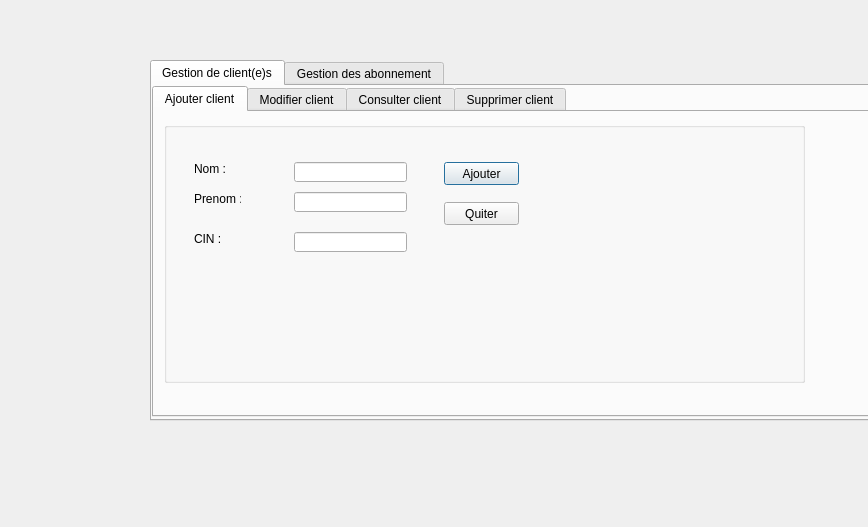
<?xml version="1.0" encoding="UTF-8"?>
<ui version="4.0">
 <class>Dialog</class>
 <widget class="QDialog" name="Dialog">
  <property name="geometry">
   <rect>
    <x>0</x>
    <y>0</y>
    <width>868</width>
    <height>527</height>
   </rect>
  </property>
  <property name="windowTitle">
   <string>Dialog</string>
  </property>
  <widget class="QTabWidget" name="tabWidget">
   <property name="geometry">
    <rect>
     <x>150</x>
     <y>60</y>
     <width>721</width>
     <height>361</height>
    </rect>
   </property>
   <property name="currentIndex">
    <number>0</number>
   </property>
   <widget class="QWidget" name="Tab">
    <attribute name="title">
     <string>Gestion de client(e)s</string>
    </attribute>
    <widget class="QTabWidget" name="tabWidget_2">
     <property name="geometry">
      <rect>
       <x>0</x>
       <y>0</y>
       <width>721</width>
       <height>331</height>
      </rect>
     </property>
     <property name="currentIndex">
      <number>0</number>
     </property>
     <widget class="QWidget" name="tab_3">
      <attribute name="title">
       <string>Ajouter client</string>
      </attribute>
      <widget class="QGroupBox" name="ajouter_emp">
       <property name="geometry">
        <rect>
         <x>10</x>
         <y>10</y>
         <width>641</width>
         <height>261</height>
        </rect>
       </property>
       <property name="title">
        <string/>
       </property>
       <widget class="QLabel" name="label">
        <property name="geometry">
         <rect>
          <x>30</x>
          <y>40</y>
          <width>47</width>
          <height>13</height>
         </rect>
        </property>
        <property name="text">
         <string>Nom :</string>
        </property>
       </widget>
       <widget class="QLabel" name="label_2">
        <property name="geometry">
         <rect>
          <x>30</x>
          <y>70</y>
          <width>47</width>
          <height>13</height>
         </rect>
        </property>
        <property name="text">
         <string>Prenom :</string>
        </property>
       </widget>
       <widget class="QLabel" name="label_3">
        <property name="geometry">
         <rect>
          <x>30</x>
          <y>110</y>
          <width>47</width>
          <height>13</height>
         </rect>
        </property>
        <property name="text">
         <string>CIN :</string>
        </property>
       </widget>
       <widget class="QLineEdit" name="lineEdit_nom">
        <property name="geometry">
         <rect>
          <x>130</x>
          <y>40</y>
          <width>113</width>
          <height>20</height>
         </rect>
        </property>
       </widget>
       <widget class="QLineEdit" name="lineEdit_prenom">
        <property name="geometry">
         <rect>
          <x>130</x>
          <y>70</y>
          <width>113</width>
          <height>20</height>
         </rect>
        </property>
       </widget>
       <widget class="QLineEdit" name="lineEdit_cin">
        <property name="geometry">
         <rect>
          <x>130</x>
          <y>110</y>
          <width>113</width>
          <height>20</height>
         </rect>
        </property>
        <property name="maxLength">
         <number>8</number>
        </property>
       </widget>
       <widget class="QPushButton" name="pushButton_ajoutercli">
        <property name="geometry">
         <rect>
          <x>280</x>
          <y>40</y>
          <width>75</width>
          <height>23</height>
         </rect>
        </property>
        <property name="text">
         <string>Ajouter</string>
        </property>
       </widget>
       <widget class="QPushButton" name="pushButton_2">
        <property name="geometry">
         <rect>
          <x>280</x>
          <y>80</y>
          <width>75</width>
          <height>23</height>
         </rect>
        </property>
        <property name="text">
         <string>Quiter</string>
        </property>
       </widget>
      </widget>
     </widget>
     <widget class="QWidget" name="tab_4">
      <attribute name="title">
       <string>Modifier client</string>
      </attribute>
      <widget class="QGroupBox" name="modifier_emp">
       <property name="geometry">
        <rect>
         <x>0</x>
         <y>0</y>
         <width>681</width>
         <height>251</height>
        </rect>
       </property>
       <property name="title">
        <string/>
       </property>
       <widget class="QGroupBox" name="ajouter_emp_2">
        <property name="geometry">
         <rect>
          <x>0</x>
          <y>0</y>
          <width>641</width>
          <height>241</height>
         </rect>
        </property>
        <property name="title">
         <string/>
        </property>
        <widget class="QLabel" name="label_17">
         <property name="geometry">
          <rect>
           <x>30</x>
           <y>70</y>
           <width>47</width>
           <height>13</height>
          </rect>
         </property>
         <property name="text">
          <string>Nom :</string>
         </property>
        </widget>
        <widget class="QLabel" name="label_18">
         <property name="geometry">
          <rect>
           <x>30</x>
           <y>100</y>
           <width>47</width>
           <height>13</height>
          </rect>
         </property>
         <property name="text">
          <string>Prenom :</string>
         </property>
        </widget>
        <widget class="QLineEdit" name="lineEdit_mnom">
         <property name="geometry">
          <rect>
           <x>130</x>
           <y>70</y>
           <width>113</width>
           <height>20</height>
          </rect>
         </property>
        </widget>
        <widget class="QLineEdit" name="lineEdit_mprenom">
         <property name="geometry">
          <rect>
           <x>130</x>
           <y>100</y>
           <width>113</width>
           <height>20</height>
          </rect>
         </property>
        </widget>
        <widget class="QPushButton" name="pushButton_4">
         <property name="geometry">
          <rect>
           <x>240</x>
           <y>170</y>
           <width>75</width>
           <height>23</height>
          </rect>
         </property>
         <property name="text">
          <string>Retour</string>
         </property>
        </widget>
        <widget class="QPushButton" name="pushButton_modifiercli">
         <property name="geometry">
          <rect>
           <x>150</x>
           <y>170</y>
           <width>75</width>
           <height>23</height>
          </rect>
         </property>
         <property name="text">
          <string>Modifier</string>
         </property>
        </widget>
        <widget class="QLabel" name="label_7">
         <property name="geometry">
          <rect>
           <x>20</x>
           <y>10</y>
           <width>161</width>
           <height>41</height>
          </rect>
         </property>
         <property name="text">
          <string>Le CIN client à modifier :</string>
         </property>
        </widget>
        <widget class="QLineEdit" name="lineEdit_cinm">
         <property name="geometry">
          <rect>
           <x>170</x>
           <y>20</y>
           <width>113</width>
           <height>20</height>
          </rect>
         </property>
        </widget>
       </widget>
      </widget>
     </widget>
     <widget class="QWidget" name="tab_5">
      <attribute name="title">
       <string>Consulter client</string>
      </attribute>
      <widget class="QTableView" name="tab_employe">
       <property name="geometry">
        <rect>
         <x>10</x>
         <y>40</y>
         <width>591</width>
         <height>261</height>
        </rect>
       </property>
      </widget>
      <widget class="QPushButton" name="pushButton_trinom">
       <property name="geometry">
        <rect>
         <x>10</x>
         <y>10</y>
         <width>75</width>
         <height>23</height>
        </rect>
       </property>
       <property name="text">
        <string>Trier par nom</string>
       </property>
      </widget>
      <widget class="QPushButton" name="pushButton_trisalaire">
       <property name="geometry">
        <rect>
         <x>100</x>
         <y>10</y>
         <width>91</width>
         <height>23</height>
        </rect>
       </property>
       <property name="text">
        <string>Trier par salaire</string>
       </property>
      </widget>
      <widget class="QPushButton" name="pushButton_tricin">
       <property name="geometry">
        <rect>
         <x>210</x>
         <y>10</y>
         <width>75</width>
         <height>23</height>
        </rect>
       </property>
       <property name="text">
        <string>Trier par CIN</string>
       </property>
      </widget>
      <widget class="QPushButton" name="pushButton_rechercheremp">
       <property name="geometry">
        <rect>
         <x>610</x>
         <y>10</y>
         <width>75</width>
         <height>23</height>
        </rect>
       </property>
       <property name="text">
        <string>Rechercher</string>
       </property>
      </widget>
      <widget class="QLineEdit" name="lineEdit_emprech">
       <property name="geometry">
        <rect>
         <x>490</x>
         <y>10</y>
         <width>113</width>
         <height>20</height>
        </rect>
       </property>
       <property name="maxLength">
        <number>20</number>
       </property>
      </widget>
      <widget class="QComboBox" name="comboBox">
       <property name="geometry">
        <rect>
         <x>358</x>
         <y>10</y>
         <width>121</width>
         <height>22</height>
        </rect>
       </property>
       <item>
        <property name="text">
         <string>salaire</string>
        </property>
       </item>
       <item>
        <property name="text">
         <string>cin</string>
        </property>
       </item>
       <item>
        <property name="text">
         <string>nom</string>
        </property>
       </item>
      </widget>
      <widget class="QPushButton" name="pushButton_imprimer">
       <property name="geometry">
        <rect>
         <x>610</x>
         <y>60</y>
         <width>75</width>
         <height>23</height>
        </rect>
       </property>
       <property name="text">
        <string>Imprimer</string>
       </property>
      </widget>
      <widget class="QPushButton" name="pushButton_pdf">
       <property name="geometry">
        <rect>
         <x>610</x>
         <y>90</y>
         <width>75</width>
         <height>23</height>
        </rect>
       </property>
       <property name="text">
        <string>PDF</string>
       </property>
      </widget>
     </widget>
     <widget class="QWidget" name="tab_6">
      <attribute name="title">
       <string>Supprimer client</string>
      </attribute>
      <widget class="QGroupBox" name="supprimer_emp">
       <property name="geometry">
        <rect>
         <x>20</x>
         <y>10</y>
         <width>531</width>
         <height>201</height>
        </rect>
       </property>
       <property name="title">
        <string/>
       </property>
       <widget class="QLabel" name="label_8">
        <property name="geometry">
         <rect>
          <x>20</x>
          <y>60</y>
          <width>161</width>
          <height>41</height>
         </rect>
        </property>
        <property name="text">
         <string>Le CIN client à supprimer :</string>
        </property>
       </widget>
       <widget class="QLineEdit" name="lineEdit_supcin">
        <property name="geometry">
         <rect>
          <x>180</x>
          <y>70</y>
          <width>113</width>
          <height>20</height>
         </rect>
        </property>
        <property name="maxLength">
         <number>8</number>
        </property>
       </widget>
       <widget class="QPushButton" name="pushButton_suprclient">
        <property name="geometry">
         <rect>
          <x>330</x>
          <y>70</y>
          <width>75</width>
          <height>23</height>
         </rect>
        </property>
        <property name="text">
         <string>Supprimer</string>
        </property>
       </widget>
       <widget class="QPushButton" name="pushButton_retourspr">
        <property name="geometry">
         <rect>
          <x>330</x>
          <y>100</y>
          <width>75</width>
          <height>23</height>
         </rect>
        </property>
        <property name="text">
         <string>Retour</string>
        </property>
       </widget>
      </widget>
     </widget>
    </widget>
   </widget>
   <widget class="QWidget" name="tab_2">
    <attribute name="title">
     <string>Gestion des abonnement</string>
    </attribute>
    <widget class="QTabWidget" name="tabWidget_3">
     <property name="geometry">
      <rect>
       <x>0</x>
       <y>0</y>
       <width>711</width>
       <height>291</height>
      </rect>
     </property>
     <property name="currentIndex">
      <number>0</number>
     </property>
     <widget class="QWidget" name="tab_7">
      <attribute name="title">
       <string>Ajouter abonnement</string>
      </attribute>
      <widget class="QGroupBox" name="ajout_auth">
       <property name="geometry">
        <rect>
         <x>0</x>
         <y>10</y>
         <width>641</width>
         <height>231</height>
        </rect>
       </property>
       <property name="title">
        <string/>
       </property>
       <widget class="QLineEdit" name="lineEditnometprenom">
        <property name="geometry">
         <rect>
          <x>170</x>
          <y>40</y>
          <width>113</width>
          <height>20</height>
         </rect>
        </property>
       </widget>
       <widget class="QLabel" name="label_9">
        <property name="geometry">
         <rect>
          <x>50</x>
          <y>40</y>
          <width>91</width>
          <height>16</height>
         </rect>
        </property>
        <property name="text">
         <string>Nom d'utilisateur :</string>
        </property>
       </widget>
       <widget class="QLabel" name="label_11">
        <property name="geometry">
         <rect>
          <x>50</x>
          <y>120</y>
          <width>81</width>
          <height>16</height>
         </rect>
        </property>
        <property name="text">
         <string>Mot de passe :</string>
        </property>
       </widget>
       <widget class="QLineEdit" name="lineEdit_mdp">
        <property name="geometry">
         <rect>
          <x>170</x>
          <y>120</y>
          <width>113</width>
          <height>20</height>
         </rect>
        </property>
       </widget>
       <widget class="QPushButton" name="pushButton_ajoutprofil">
        <property name="geometry">
         <rect>
          <x>390</x>
          <y>60</y>
          <width>75</width>
          <height>23</height>
         </rect>
        </property>
        <property name="text">
         <string>Ajouter</string>
        </property>
       </widget>
       <widget class="QPushButton" name="pushButton_6">
        <property name="geometry">
         <rect>
          <x>390</x>
          <y>90</y>
          <width>75</width>
          <height>23</height>
         </rect>
        </property>
        <property name="text">
         <string>Quitter</string>
        </property>
       </widget>
       <widget class="QLabel" name="label_13">
        <property name="geometry">
         <rect>
          <x>50</x>
          <y>80</y>
          <width>101</width>
          <height>16</height>
         </rect>
        </property>
        <property name="text">
         <string>Identifiant :</string>
        </property>
       </widget>
       <widget class="QLineEdit" name="lineEdit_id">
        <property name="geometry">
         <rect>
          <x>170</x>
          <y>80</y>
          <width>113</width>
          <height>20</height>
         </rect>
        </property>
       </widget>
      </widget>
     </widget>
     <widget class="QWidget" name="tab_9">
      <attribute name="title">
       <string>Modifier abonnement</string>
      </attribute>
      <widget class="QGroupBox" name="modifier_auth">
       <property name="geometry">
        <rect>
         <x>0</x>
         <y>0</y>
         <width>671</width>
         <height>261</height>
        </rect>
       </property>
       <property name="title">
        <string/>
       </property>
       <widget class="QGroupBox" name="ajouter_emp_3">
        <property name="geometry">
         <rect>
          <x>0</x>
          <y>0</y>
          <width>641</width>
          <height>241</height>
         </rect>
        </property>
        <property name="title">
         <string/>
        </property>
        <widget class="QGroupBox" name="ajout_auth_2">
         <property name="geometry">
          <rect>
           <x>0</x>
           <y>0</y>
           <width>641</width>
           <height>231</height>
          </rect>
         </property>
         <property name="title">
          <string/>
         </property>
         <widget class="QLineEdit" name="mnom">
          <property name="geometry">
           <rect>
            <x>170</x>
            <y>70</y>
            <width>113</width>
            <height>20</height>
           </rect>
          </property>
         </widget>
         <widget class="QLabel" name="label_34">
          <property name="geometry">
           <rect>
            <x>50</x>
            <y>70</y>
            <width>91</width>
            <height>16</height>
           </rect>
          </property>
          <property name="text">
           <string>Nom d'utilisateur :</string>
          </property>
         </widget>
         <widget class="QLabel" name="label_36">
          <property name="geometry">
           <rect>
            <x>50</x>
            <y>110</y>
            <width>81</width>
            <height>16</height>
           </rect>
          </property>
          <property name="text">
           <string>Mot de passe :</string>
          </property>
         </widget>
         <widget class="QLineEdit" name="lineEdit_mmdp">
          <property name="geometry">
           <rect>
            <x>170</x>
            <y>110</y>
            <width>113</width>
            <height>20</height>
           </rect>
          </property>
         </widget>
         <widget class="QPushButton" name="pushButton_modifierprofil">
          <property name="geometry">
           <rect>
            <x>390</x>
            <y>60</y>
            <width>75</width>
            <height>23</height>
           </rect>
          </property>
          <property name="text">
           <string>Modifier</string>
          </property>
         </widget>
         <widget class="QPushButton" name="pushButton_5">
          <property name="geometry">
           <rect>
            <x>390</x>
            <y>90</y>
            <width>75</width>
            <height>23</height>
           </rect>
          </property>
          <property name="text">
           <string>Retour</string>
          </property>
         </widget>
         <widget class="QLabel" name="label_14">
          <property name="geometry">
           <rect>
            <x>50</x>
            <y>20</y>
            <width>161</width>
            <height>41</height>
           </rect>
          </property>
          <property name="text">
           <string>L'id de l'admin à modifier :</string>
          </property>
         </widget>
         <widget class="QLineEdit" name="lineEdit_mid">
          <property name="geometry">
           <rect>
            <x>180</x>
            <y>30</y>
            <width>113</width>
            <height>20</height>
           </rect>
          </property>
         </widget>
        </widget>
       </widget>
      </widget>
     </widget>
     <widget class="QWidget" name="tab_8">
      <attribute name="title">
       <string>Consulterabonnement</string>
      </attribute>
      <widget class="QTableView" name="tableView_profil">
       <property name="geometry">
        <rect>
         <x>10</x>
         <y>40</y>
         <width>491</width>
         <height>231</height>
        </rect>
       </property>
      </widget>
      <widget class="QPushButton" name="trinomprofil">
       <property name="geometry">
        <rect>
         <x>520</x>
         <y>50</y>
         <width>75</width>
         <height>23</height>
        </rect>
       </property>
       <property name="text">
        <string>Trier par nom</string>
       </property>
      </widget>
      <widget class="QPushButton" name="triidprofil">
       <property name="geometry">
        <rect>
         <x>520</x>
         <y>80</y>
         <width>75</width>
         <height>23</height>
        </rect>
       </property>
       <property name="text">
        <string>Trier par id</string>
       </property>
      </widget>
      <widget class="QLineEdit" name="lineEdit_profilrech">
       <property name="geometry">
        <rect>
         <x>170</x>
         <y>10</y>
         <width>113</width>
         <height>20</height>
        </rect>
       </property>
       <property name="maxLength">
        <number>20</number>
       </property>
      </widget>
      <widget class="QPushButton" name="pushButton_rechprofil">
       <property name="geometry">
        <rect>
         <x>290</x>
         <y>10</y>
         <width>75</width>
         <height>23</height>
        </rect>
       </property>
       <property name="text">
        <string>Rechercher</string>
       </property>
      </widget>
      <widget class="QPushButton" name="pushButton">
       <property name="geometry">
        <rect>
         <x>520</x>
         <y>240</y>
         <width>75</width>
         <height>23</height>
        </rect>
       </property>
       <property name="text">
        <string>Quitter</string>
       </property>
      </widget>
      <widget class="QPushButton" name="pushButton_imprimerprofil">
       <property name="geometry">
        <rect>
         <x>520</x>
         <y>130</y>
         <width>75</width>
         <height>23</height>
        </rect>
       </property>
       <property name="text">
        <string>Imprimer</string>
       </property>
      </widget>
      <widget class="QPushButton" name="pushButton_pdfprofil">
       <property name="geometry">
        <rect>
         <x>520</x>
         <y>160</y>
         <width>75</width>
         <height>23</height>
        </rect>
       </property>
       <property name="text">
        <string>PDF</string>
       </property>
      </widget>
      <widget class="QComboBox" name="comboBox_2">
       <property name="geometry">
        <rect>
         <x>40</x>
         <y>10</y>
         <width>121</width>
         <height>22</height>
        </rect>
       </property>
       <item>
        <property name="text">
         <string>id</string>
        </property>
       </item>
       <item>
        <property name="text">
         <string>nometprenom</string>
        </property>
       </item>
      </widget>
     </widget>
     <widget class="QWidget" name="tab_10">
      <attribute name="title">
       <string>Retirer abonnement</string>
      </attribute>
      <widget class="QGroupBox" name="supprimer_auth">
       <property name="geometry">
        <rect>
         <x>10</x>
         <y>0</y>
         <width>671</width>
         <height>221</height>
        </rect>
       </property>
       <property name="title">
        <string/>
       </property>
       <widget class="QLabel" name="label_15">
        <property name="geometry">
         <rect>
          <x>20</x>
          <y>60</y>
          <width>211</width>
          <height>41</height>
         </rect>
        </property>
        <property name="text">
         <string>Id de l'admin à supprimer :</string>
        </property>
       </widget>
       <widget class="QLineEdit" name="lineEdit_scin_admin">
        <property name="geometry">
         <rect>
          <x>160</x>
          <y>70</y>
          <width>113</width>
          <height>20</height>
         </rect>
        </property>
        <property name="maxLength">
         <number>8</number>
        </property>
       </widget>
       <widget class="QPushButton" name="pushButton_spradmin">
        <property name="geometry">
         <rect>
          <x>300</x>
          <y>70</y>
          <width>75</width>
          <height>23</height>
         </rect>
        </property>
        <property name="text">
         <string>Supprimer</string>
        </property>
       </widget>
       <widget class="QPushButton" name="pushButton_retouradmin">
        <property name="geometry">
         <rect>
          <x>300</x>
          <y>100</y>
          <width>75</width>
          <height>23</height>
         </rect>
        </property>
        <property name="text">
         <string>Quitter</string>
        </property>
       </widget>
      </widget>
     </widget>
    </widget>
   </widget>
  </widget>
 </widget>
 <resources/>
 <connections/>
</ui>
